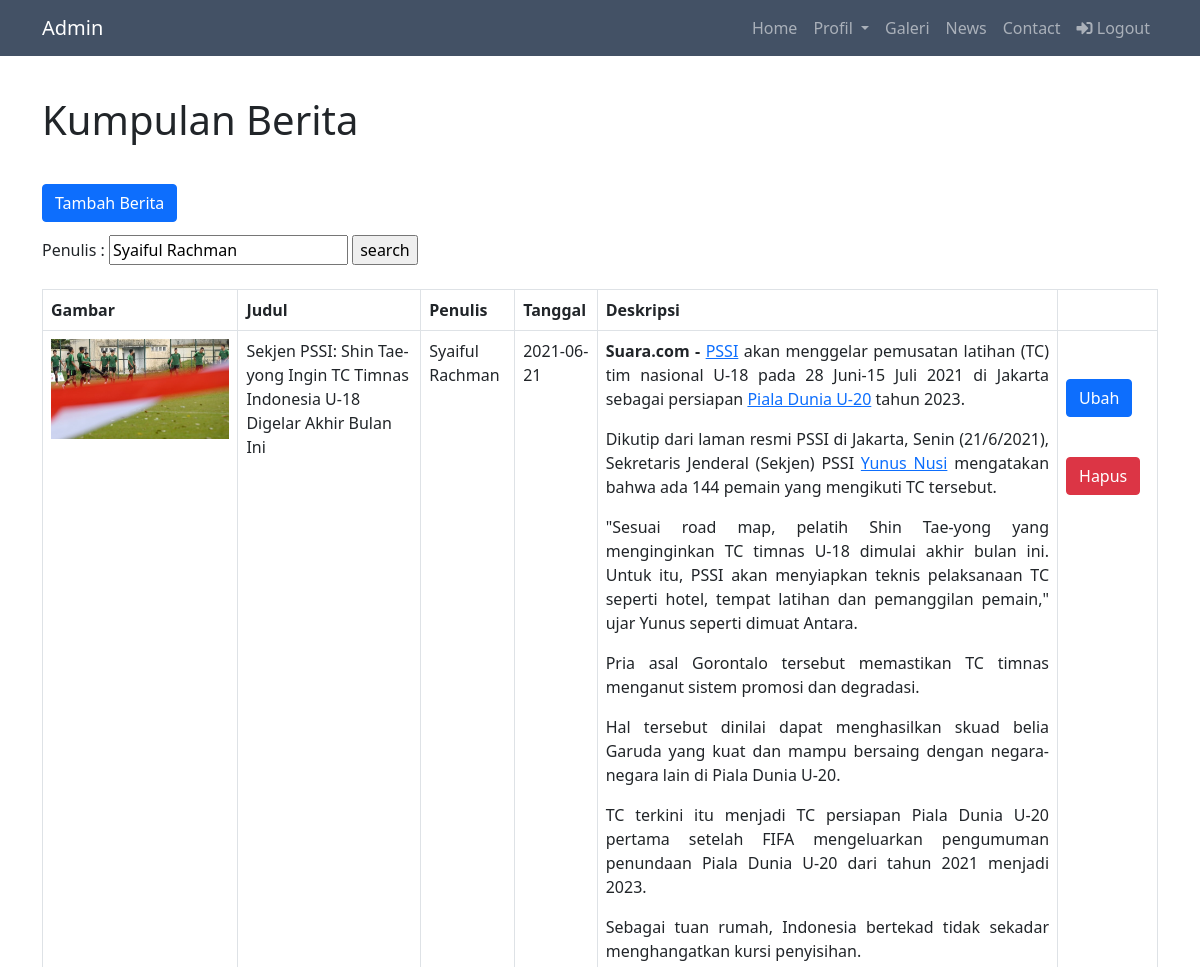
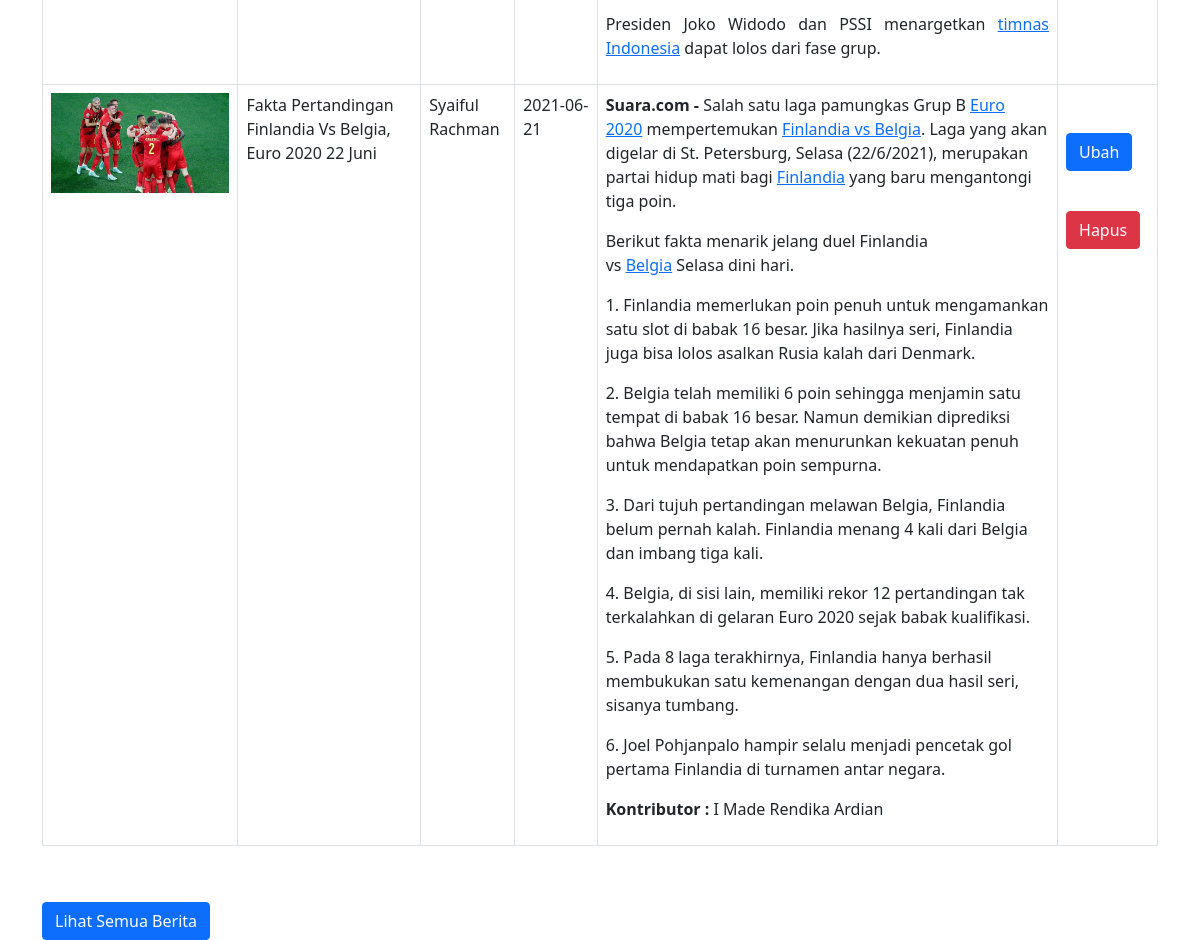
/CRUD/search-news.php?cari=Syaiful Rachman (signed in), run on the app's committed database (2 pictures, top to bottom).
### tables this page shows
CREATE TABLE `news` (
  `id` int(11) NOT NULL,
  `gambar` varchar(255) NOT NULL,
  `penulis` varchar(100) NOT NULL,
  `judul` varchar(255) NOT NULL,
  `tanggal` date DEFAULT NULL,
  `deskripsi` text NOT NULL
);

### CRUD/crud.php (called while the page is built, shortened)
<?php
function readNews($sql) {
    $data = array();
    $koneksi = koneksiDatabase();
    $hasil = mysqli_query($koneksi, $sql);
    $i=0;
    while($baris = mysqli_fetch_assoc($hasil)) {
        $data[$i]['id'] = $baris['id'];
        $data[$i]['gambar'] = $baris['gambar'];
        $data[$i]['penulis'] = $baris['penulis'];
        $data[$i]['judul']= $baris['judul'];
        $data[$i]['tanggal']= $baris['tanggal'];
        $data[$i]['deskripsi']= $baris['deskripsi'];
        $i++;
    }
    return $data;
}
function searchNewsWithPenulis($penulis) {
    $sql ="select * from news where penulis='$penulis'";
    $data = readNews($sql);
    return $data;
}

### CRUD/search-news.php (the view, shortened to what this page needs)
<?php
    include('crud.php');
    if (isset($_GET['cari'])) {
        $cari = $_GET['cari'];
        $data = searchNewsWithPenulis($cari);
?>
<!doctype html>
<html>
<?php require 'head.php';?>
<?php require 'header.php';?>
            <div class="content-header">
                <div class="container section">
                    <div class="row mb-2">
                        <div class="col-sm-6">
                            <h1 class="m-0">Kumpulan Berita</h1>
                            <a href="create-news.php" class="btn btn-primary" style="margin-bottom:5px;">Tambah Berita</a>
                        </div>
                    </div>
                </div>
            </div>
            <section class="content">
                <div class="container">
                    <div class="row">
                        <div class="col-md-12">
                            <div class="panel-body">
                                <div class="table-responsive">
                                    <form class="form-search" action="search-news.php" method="get">
                                    <label for="">Penulis :</label>
                                        <input type="text" name="cari"
                                            value="<?php if (isset($_GET['cari'])) {echo $_GET['cari']; } ?>">
                                        <input type="submit" value="search">
                                    </form>
                                    <br>
                                    <table class="table table-bordered table-hover">
                                        <thead>
                                            <tr>
                                                <th scope="col">Gambar</th>
                                                <th scope="col">Judul</th>
                                                <th scope="col">Penulis</th>
                                                <th scope="col">Tanggal</th>
                                                <th scope="col">Deskripsi</th>
                                                <th scope="col"></th>
                                            </tr>
                                        </thead>
                                        <?php
                                        if ($data == null) {
                                            echo "<p style='color:red;'>Berita tidak ditemukan!</p>";
                                        } else {
                                        ?>
                                        <tbody>
                                        <?php
                                            foreach ($data as $user) {
                                                $id = $user['id'];
                                                $gambar = $user['gambar'];
                                                $judul = $user['judul'];
                                                $penulis = $user['penulis'];
                                                $tanggal = $user['tanggal'];
                                                $deskripsi = $user['deskripsi'];
                                                echo "
                                                <tr>
                                                    <td><img src='images/$gambar' alt='' height='100px'></td>
                                                    <td>$judul</td>
                                                    <td>$penulis</td>
                                                    <td>$tanggal</td>
                                                    <td>$deskripsi</td>
                                                    <td>
                                                    <a href='update-news.php?&id=$id'
                                                        class='btn btn-primary'>Ubah</a>
                                                    <a href='hapus-news.php?&id=$id'
                                                        class='btn btn-danger'
                                                        onclick='return confirm('yakin data dihapus');'>Hapus</a>
                                                </tr>
                                                ";
                                            }
                                                echo '</table>';
                                        }
                                    }
                                    ?>
                                </div>
                            </div>
                            <a href="news.php" class='btn btn-primary'>Lihat Semua Berita</a>
                        </div>
                    </div>
                </div>
            </section>
</body>
</html>

### CRUD/style.css (style rules this page uses)
.container .btn { margin-top: 40px; }
.section { margin-top: 40px; }

### data on the page
news: gambar (picture), judul "Sekjen PSSI: Shin Tae-yong Ingin TC Timnas Indonesia U-18 Digelar Akhir Bulan Ini", penulis "Syaiful Rachman", tanggal "2021-06-21", deskripsi "Suara.com - PSSI akan menggelar pemusatan latihan (TC) tim nasional U-18 pada 28 Juni-15 Juli 2021 di Jakarta sebagai persiapan Piala Dunia U-20 tahun 2023. Dikutip dari laman resmi PSSI di Jakarta, Senin (21/6/2021), Sekretaris Jenderal (Sekjen) PSSI Yunus Nusi mengatakan bahwa ada 144 pemain yang mengikuti TC tersebut. \"Sesuai road map, pelatih Shin Tae-yong yang menginginkan TC timnas U-18 dimulai akhir bulan ini. Untuk itu, PSSI akan menyiapkan teknis pelaksanaan TC seperti hotel, tempat latihan dan pemanggilan pemain,\" ujar Yunus seperti dimuat Antara. Pria asal Gorontalo tersebut memastikan TC timnas menganut sistem promosi dan degradasi. Hal tersebut dinilai dapat menghasilkan skuad…"
news: gambar (picture), judul "Fakta Pertandingan Finlandia Vs Belgia, Euro 2020 22 Juni", penulis "Syaiful Rachman", tanggal "2021-06-21", deskripsi "Suara.com - Salah satu laga pamungkas Grup B Euro 2020 mempertemukan Finlandia vs Belgia . Laga yang akan digelar di St. Petersburg, Selasa (22/6/2021), merupakan partai hidup mati bagi Finlandia yang baru mengantongi tiga poin. Berikut fakta menarik jelang duel Finlandia vs Belgia Selasa dini hari. 1. Finlandia memerlukan poin penuh untuk mengamankan satu slot di babak 16 besar. Jika hasilnya seri, Finlandia juga bisa lolos asalkan Rusia kalah dari Denmark. 2. Belgia telah memiliki 6 poin sehingga menjamin satu tempat di babak 16 besar. Namun demikian diprediksi bahwa Belgia tetap akan menurunkan kekuatan penuh untuk mendapatkan poin sempurna. 3. Dari tujuh pertandingan melawan Belgia,…"
